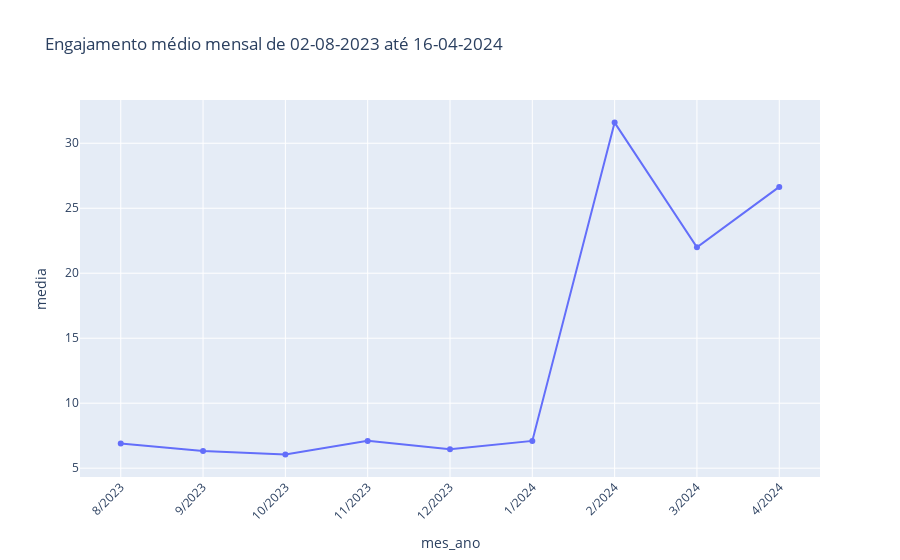

The notebook cell saved with this chart:
### Markdown cell above
# Relatório mensal de tempo médio de engajamento

### Code cell
fig = px.line(media_mes, x="mes_ano", y="media", title= ' Engajamento médio mensal de ' + str(data_inicio_titulo) + ' até ' + str(data_fim_titulo), markers=True)
fig.update_layout(xaxis_tickangle=-45)
fig.write_html(r"C:\Users\rodli\OneDrive\Documentos\Mestrado\Arquivos\Graficos\Engajamento_mensal_" + str(data_inicio_titulo) + "_" + str(data_fim_titulo) + ".html")
fig.show()

### Figure 1 — Plotly figure (JSON) as saved in the notebook; plotly's stock layout.template omitted (floating-point values rounded to 4 significant figures)
{"data": [{"hovertemplate": "mes_ano=%{x}<br>media=%{y}<extra></extra>", "legendgroup": "", "line": {"color": "#636efa", "dash": "solid"}, "marker": {"symbol": "circle"}, "mode": "markers+lines", "name": "", "orientation": "v", "showlegend": false, "type": "scatter", "x": ["8/2023", "9/2023", "10/2023", "11/2023", "12/2023", "1/2024", "2/2024", "3/2024", "4/2024"], "xaxis": "x", "y": [6.9, 6.33, 6.06, 7.1, 6.45, 7.1, 31.59, 22, 26.64], "yaxis": "y"}], "layout": {"legend": {"tracegroupgap": 0}, "title": {"text": " Engajamento médio mensal de 02-08-2023 até 16-04-2024"}, "xaxis": {"anchor": "y", "domain": [0, 1], "tickangle": -45, "title": {"text": "mes_ano"}}, "yaxis": {"anchor": "x", "domain": [0, 1], "title": {"text": "media"}}}}
